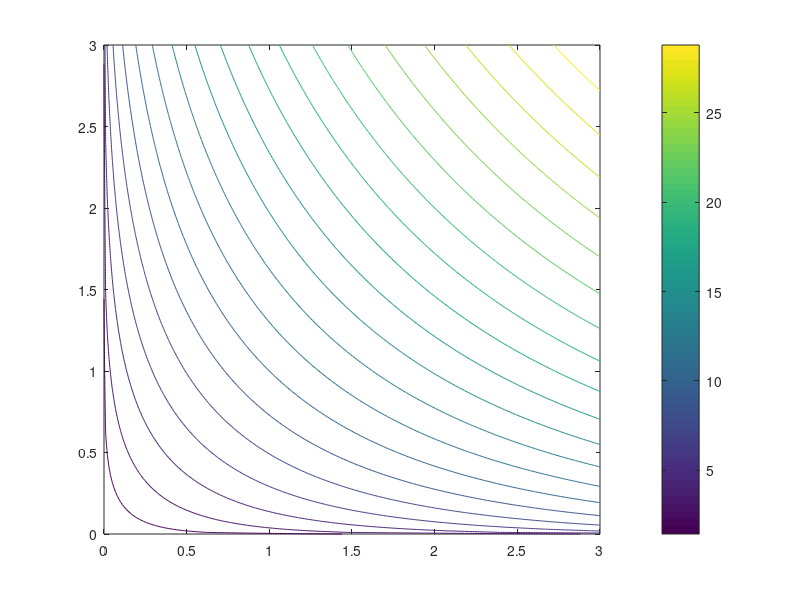

Here is the MATLAB script that generated this plot:
[x,y]=meshgrid(0:0.01:3,0:0.01:3);

d = reshape(pdist2([0 0],[x(:),y(:)],'minkowski',0.3), size(x,1),size(x,2));

contour(x,y,d,20); colorbar; view(0,90)